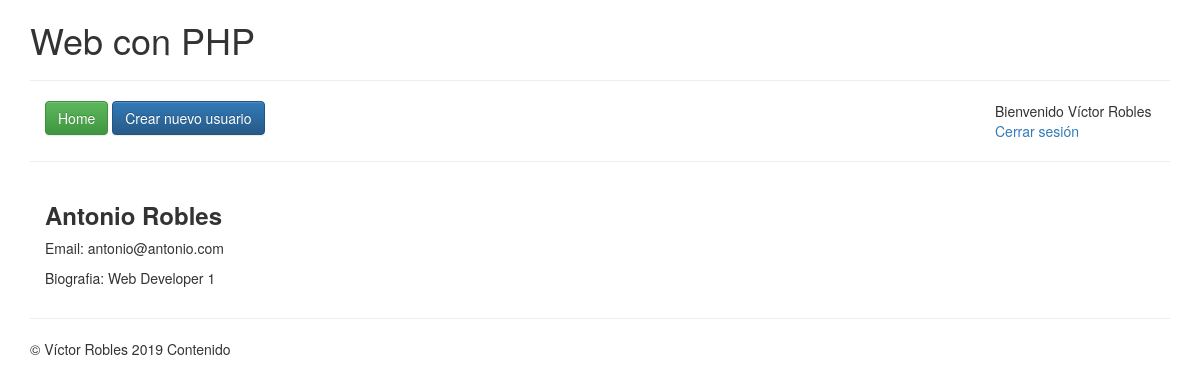
/app/ver.php?id=2 (signed in), run on the app's committed database.
### tables this page shows
CREATE TABLE `users` (
  `user_id` int(255) NOT NULL,
  `name` varchar(50) DEFAULT NULL,
  `surname` varchar(255) DEFAULT NULL,
  `bio` text,
  `email` varchar(255) DEFAULT NULL,
  `password` varchar(255) DEFAULT NULL,
  `role` varchar(20) DEFAULT NULL,
  `image` varchar(255) DEFAULT NULL
);

### app/ver.php (the view, shortened to what this page needs)
<?php require_once 'includes/header.php'; ?>
<?php
$id = $_GET["id"];
$user_query = mysqli_query($db, "SELECT * FROM users WHERE user_id = {$id}");
$user = mysqli_fetch_assoc($user_query);
?>
<div class="col-lg-6">
	<h3><strong><?php echo $user["name"]." ".$user["surname"]; ?></strong></h3>
	<p>Email: <?php echo $user["email"]; ?></p>
	<p>Biografia: <?php echo $user["bio"]; ?></p>
</div>
<div class="clearfix"></div>
<?php require_once 'includes/footer.php'; ?>

### data on the page
users: name "Antonio", surname "Robles", email "antonio@antonio.com", bio "Web Developer 1"

### other printed values
$_SESSION["logged"]["name"] "Víctor"
$_SESSION["logged"]["surname"] "Robles"
$variable "Contenido"
